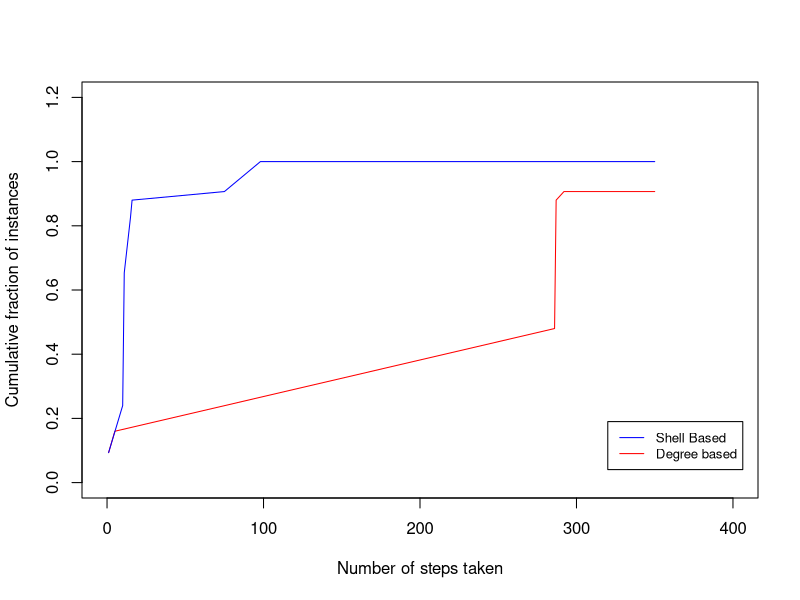

Generate this figure with R:
library(igraph)
library(ggplot2)

x1 <- c(1,5,286,287,292, 350)
y1 <- c(0.09333333333,0.16, 0.48,0.88, 0.9066666667, 0.9066666667)

x2 <- c(1,
        10,
        11,
        15,
        16,
        75,
        98,
        350)
y2 <- c(0.09333333333,
        0.24,
        0.6533333333,
        0.8266666667,
        0.88,
        0.9066666667,
        1,
        1)
plot(x1,y1,type="l",col="red", xlim=c(0, 400), ylim = c(0, 1.2), xlab="Number of steps taken", ylab="Cumulative fraction of instances") + 
lines(x2,y2,col="blue")
legend(320,0.19, legend=c("Shell Based", "Degree based"),lty=1:1, cex=0.8,
       col=c("blue", "red"))
